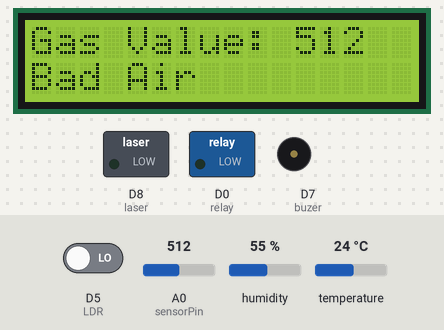
Simulated run of this sketch. Board: ESP8266 (NodeMCU). On the bench: 16×2 character LCD, switched loads named in the sketch (green lamp = pin HIGH), buzzer (waves = sounding, pin HIGH). Inputs (shaded band) come from the test bench; at power-on: A0 (sensorPin) = 512, D5 (LDR) LOW, humidity 55 %, temperature 24 °C. WiFi joins after 1.5 s; servers stay silent unless stated; what the sketch prints to the serial monitor is not drawn.

Above: at 3.0 s.
3.1 s: A0 (sensorPin) set to 170
At 5.9 s:
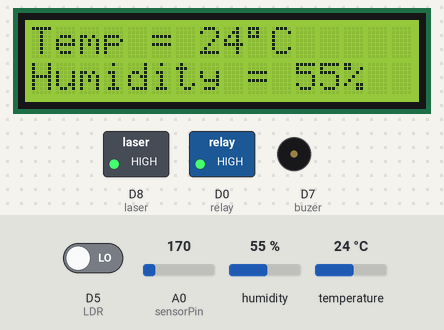
7.6 s: D5 (LDR) driven HIGH
At 9.9 s:
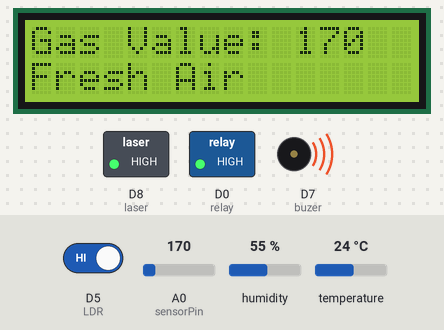
15.7 s: A0 (sensorPin) set to 190
At 18.9 s:
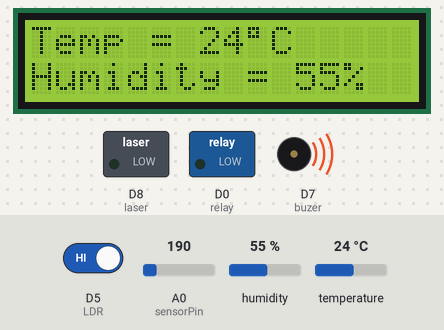
21.2 s: humidity set to 22 %
At 22.0 s:
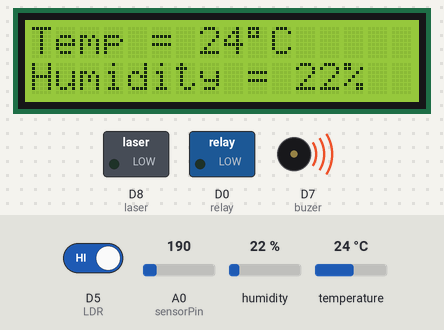
22.9 s: temperature set to 12 °C
At 25.1 s:
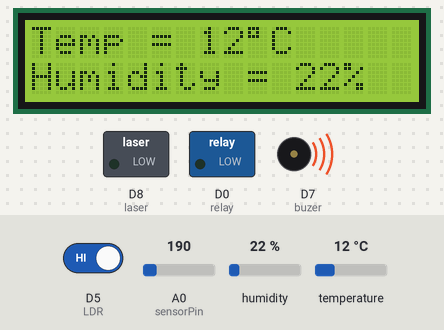
26.1 s: humidity set to 40 %
At 28.7 s:
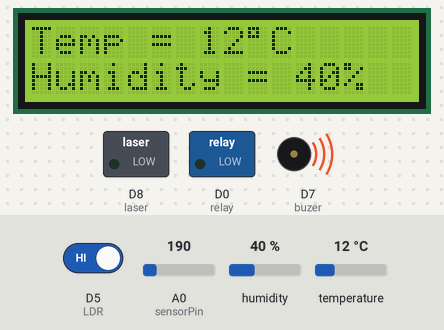
Timing chart, 0 to 30.2 s (numbered marks = the images above; inputs shaded):
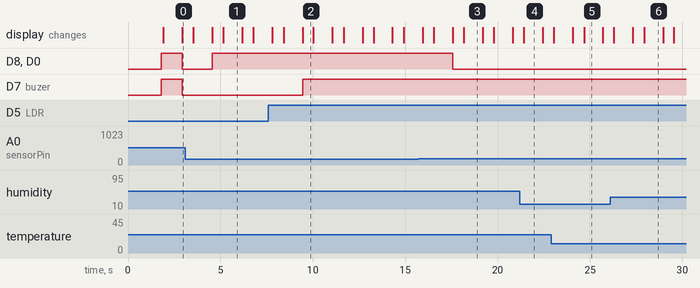

The sketch:

InsyaallahFix1.ino
```cpp
#define BLYNK_TEMPLATE_ID "TMPL6RKAV4e8q"
#define BLYNK_TEMPLATE_NAME "Air Quality Monitoring"
#define BLYNK_AUTH_TOKEN "_xwramKgAZjvIH2R-hkWfSnDx9HFLY6O"

#include <ESP8266WiFi.h>
#include <BlynkSimpleEsp8266.h>
#include "DHT.h"
#include <Wire.h>
#include <LiquidCrystal_I2C.h>

// WiFi credentials
char ssid[] = "Airmon";
char pass[] = "12345678";

// Inisialisasi Blynk dan Timer
BlynkTimer timer;

// Inisialisasi LCD dan DHT
LiquidCrystal_I2C lcd(0x27, 16, 2);
#define DHTPIN D4
#define DHTTYPE DHT11
DHT dht(DHTPIN, DHTTYPE);

// Pin sensor dan aktuator
int sensorPin = A0;     // Sensor gas (analog)
const int LDR = D5;     // LDR (digital)
const int laser = D8;   // Laser
const int relay = D0;   // Relay
#define buzer D7        // Buzzer

// Fungsi untuk kirim data ke Blynk
void sendToBlynk() {
  int h = dht.readHumidity();
  int t = dht.readTemperature();
  int gas = analogRead(sensorPin);
  int ldr = digitalRead(LDR);

  Blynk.virtualWrite(V0, t);
  Blynk.virtualWrite(V1, h);
  Blynk.virtualWrite(V2, gas);
  Blynk.virtualWrite(V3, ldr);
}

void setup() {
  Serial.begin(9600);

  // Koneksi ke WiFi dan Blynk
  Blynk.begin(BLYNK_AUTH_TOKEN, ssid, pass);

  // Inisialisasi sensor dan aktuator
  pinMode(sensorPin, INPUT);
  pinMode(buzer, OUTPUT);
  pinMode(LDR, INPUT);
  pinMode(laser, OUTPUT);
  pinMode(relay, OUTPUT);

  digitalWrite(buzer, HIGH);
  digitalWrite(laser, HIGH);
  digitalWrite(relay, HIGH);

  dht.begin();

  // Kirim data ke Blynk setiap 2 detik
  timer.setInterval(2000L, sendToBlynk);
}

void loop() {
  Blynk.run();
  timer.run();

  lcd.init();
  lcd.backlight();

  int h = dht.readHumidity();
  int t = dht.readTemperature();
  int gas = analogRead(sensorPin);
  int inputLDR = digitalRead(LDR);

  // LCD: suhu dan kelembaban
  lcd.setCursor(0, 0);
  lcd.print("Temp = ");
  lcd.print(t);
  lcd.print((char)223); // simbol derajat
  lcd.print("C");

  lcd.setCursor(0, 1);
  lcd.print("Humidity = ");
  lcd.print(h);
  lcd.print("%");

  delay(1000);

  // LCD: nilai gas
  lcd.clear();
  lcd.setCursor(0, 0);
  lcd.print("Gas Value: ");
  lcd.print(gas);
  lcd.setCursor(0, 1);

  if (gas < 180) {
    lcd.print("Fresh Air");
    digitalWrite(relay, HIGH);
  } else {
    lcd.print("Bad Air");
    digitalWrite(relay, LOW);
  }

  // Monitor serial
  Serial.print("Humidity: ");
  Serial.print(h);
  Serial.print("%  Temperature: ");
  Serial.print(t);
  Serial.print("°C  Gas: ");
  Serial.print(gas);
  Serial.print(" PPM  LDR: ");
  Serial.println(inputLDR);

  // Kontrol buzzer berdasarkan LDR
  if (inputLDR > 0) {
    digitalWrite(buzer, HIGH);
  } else {
    digitalWrite(buzer, LOW);
  }

  // Laser mati jika gas tinggi
  if (gas > 180) {
    digitalWrite(laser, LOW);
  } else {
    digitalWrite(laser, HIGH);
  }

  delay(500);
}
```

Measured:
- after the input at 3.1 s, D8 (laser), D0 (relay): LOW → HIGH after 1.5 s; the display: first differs from a run without the input after 1.5 s (image 1 shows a later state)
- after the input at 7.6 s, D7 (buzer): LOW → HIGH after 1.8 s
- after the input at 15.7 s, D8 (laser), D0 (relay): HIGH → LOW after 1.9 s; the display: first differs from a run without the input after 1.9 s (image 3 shows a later state)
- after the input at 21.2 s, the display: changes after 0.23 s (image 4)
- after the input at 22.9 s, the display: first differs from a run without the input after 1.8 s (image 5)
- after the input at 26.1 s, the display: first differs from a run without the input after 1.8 s (image 6)
- what the display in image 1 shows lasts 1.0 s, from 5.2 s to 6.2 s
